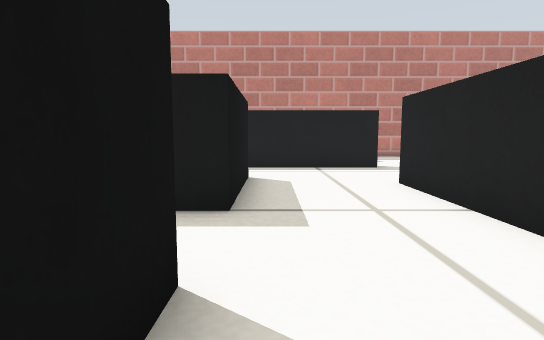
[1] (above)

24 first-person views from a walk through a Gazebo world. The camera is 0.21 m above the floor, tilts 6° down and sees 80° across. The floor is counted in squares, 0.2 m on a side. Each view is taken from the middle of a square. On the plan, view 1 faces up. The plan holds only what a view shows up to about 13 squares ahead; the rest is blank. Simple patterns stand in for the simulator's built-in surfaces.

[2]
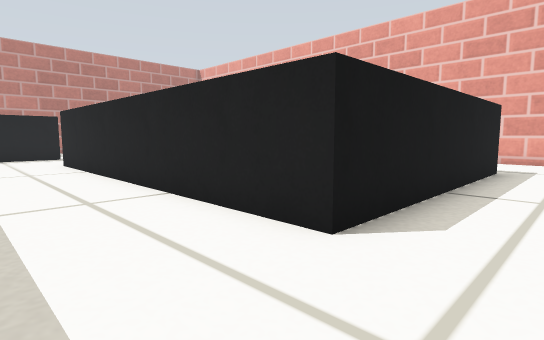

[3]
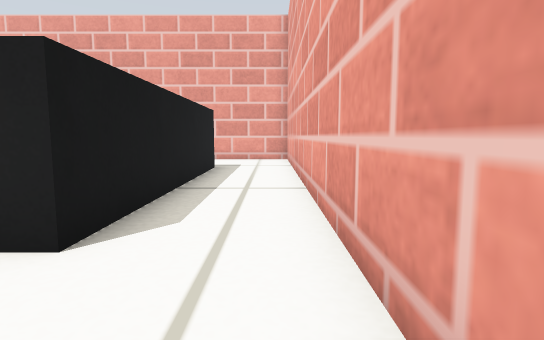

[4]
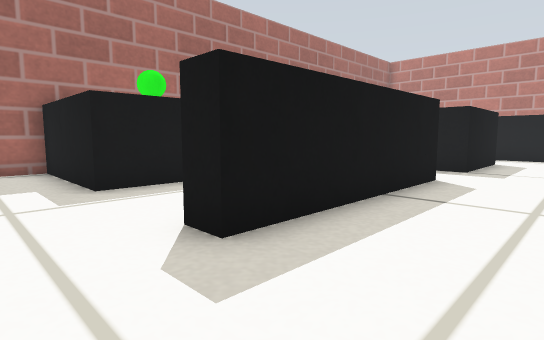

[5]
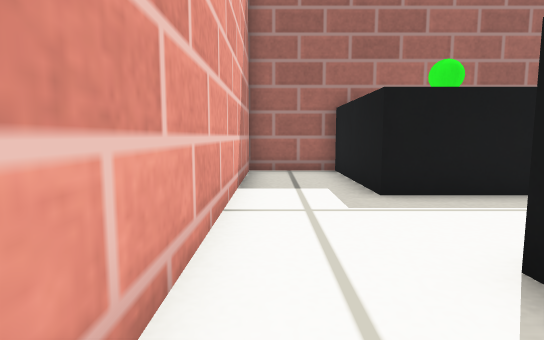

[6]
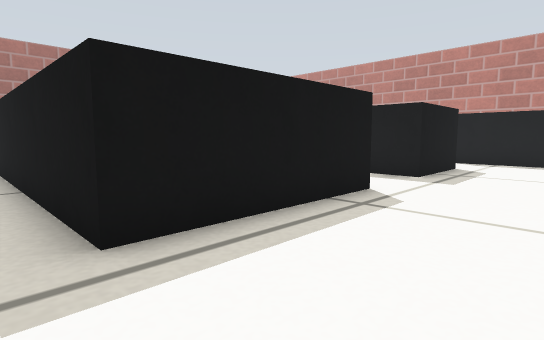

[7]
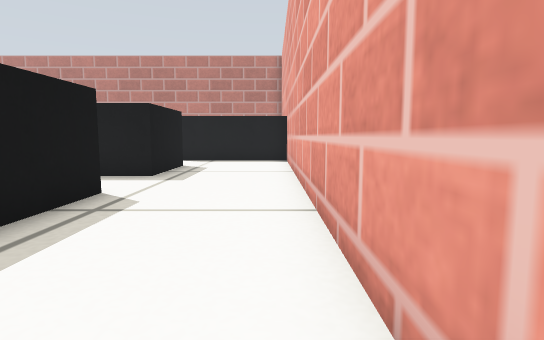

[8]
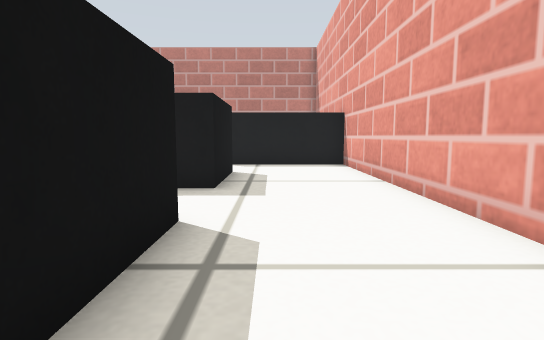

[9]
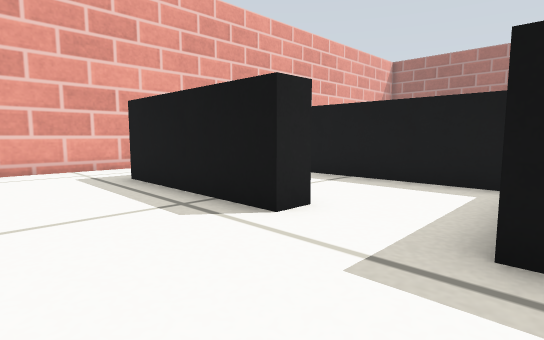

[10]
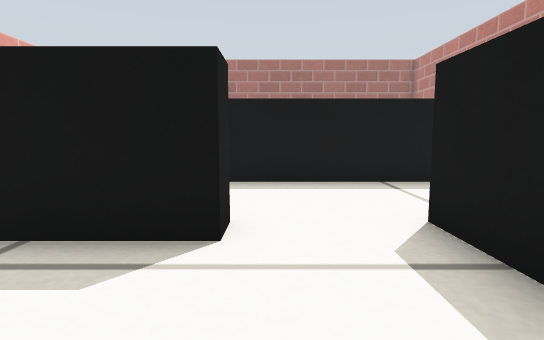

[11]
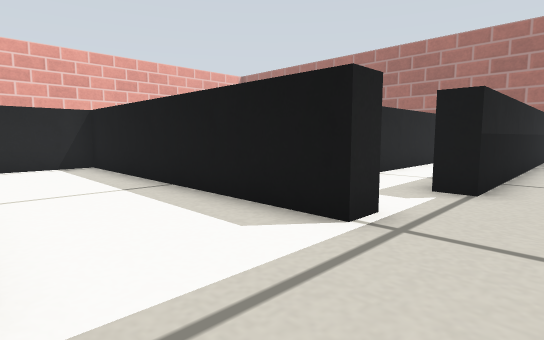

[12]
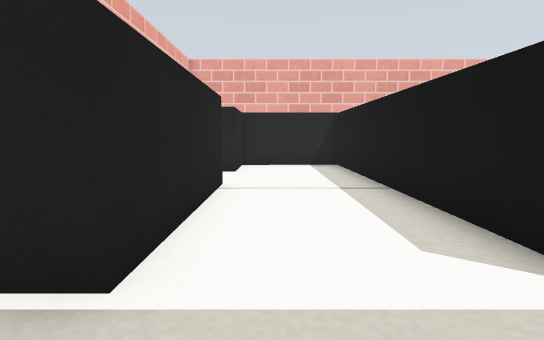

[13]
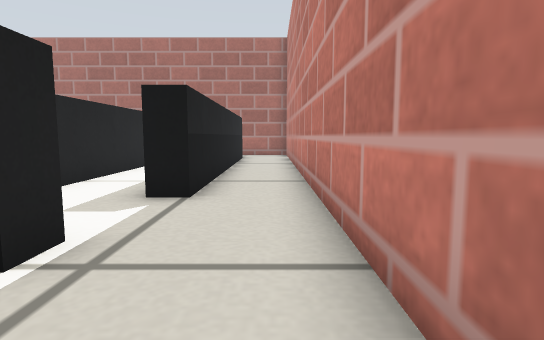

[14]
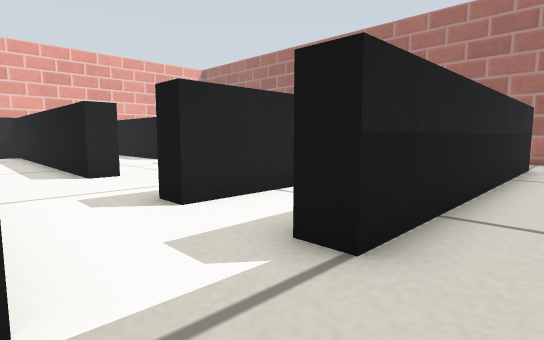

[15]
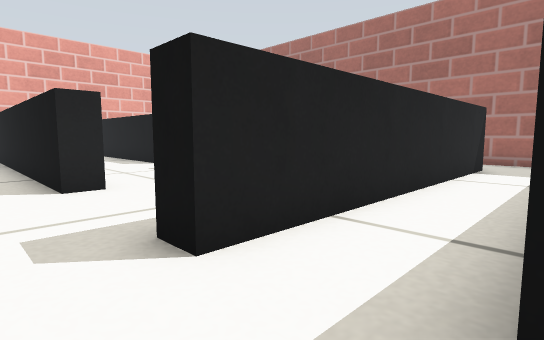

[16]
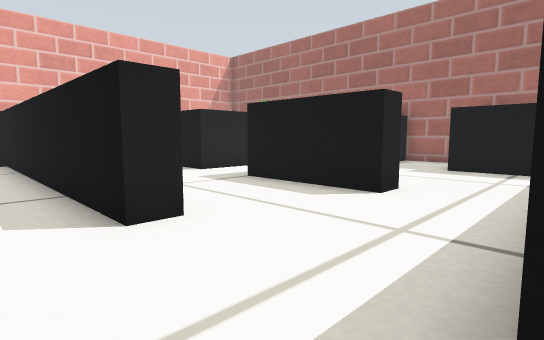

[17]
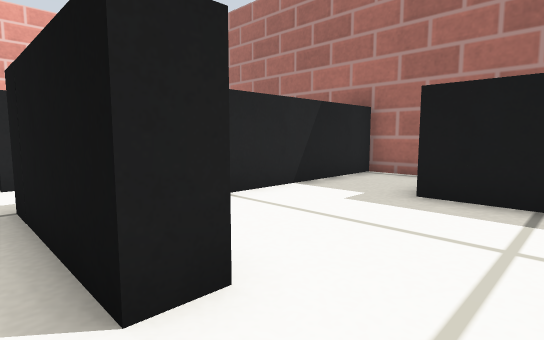

[18]
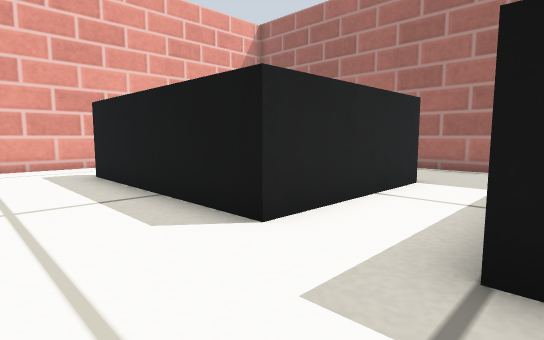

[19]
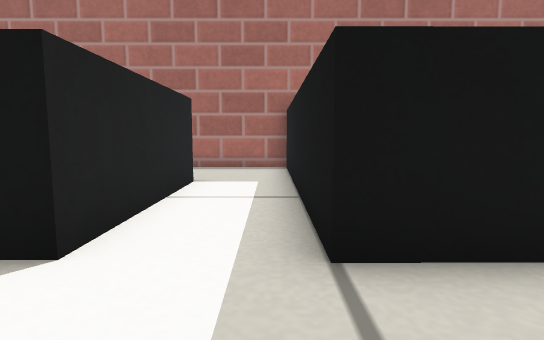

[20]
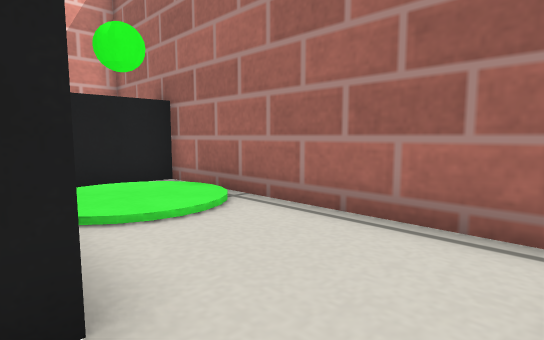

[21]
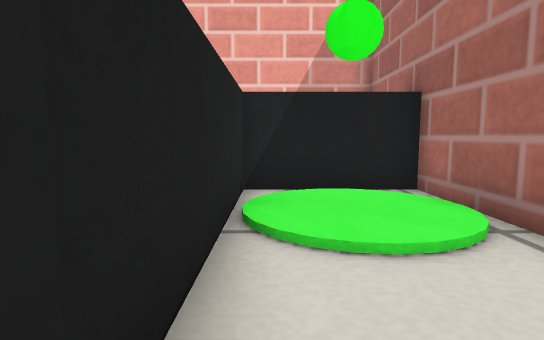

[22]
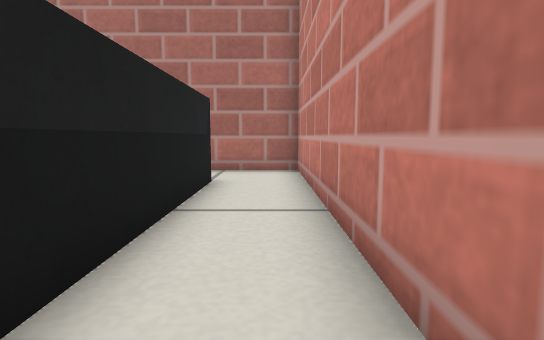

[23]
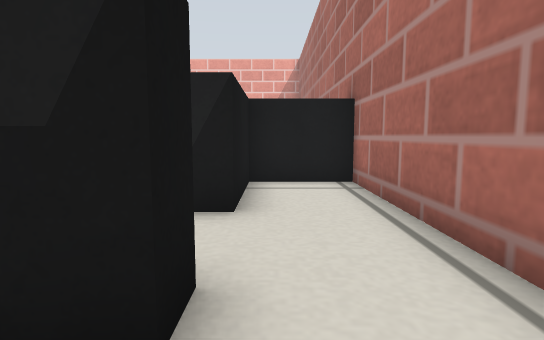

[24]
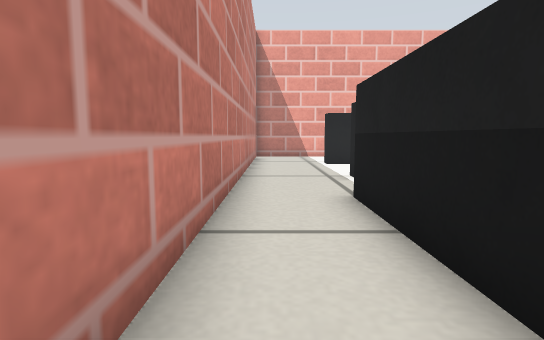

### Floor plan
Points are (right, up) in squares from view 1. A wall is a line through its corners. A room is listed if a view was taken in it or the views show most of it. See-through windows are left out.
Room 1 (views 1, 2, 3, 4, 5, 6, 7, 8, 9, 10, 17, 18, 19, 20, 21)
walls: (-1.4, 8.2) (-0.7, 8.2) (-0.7, 4.5) (-8.9, 4.5) (-8.9, -3.3) (-5.4, -3.3) (-5.4, 2.2) (-0.7, 2.2) (-0.7, -4.1); (-0.4, -6.7) (13.1, -6.7); (10.8, 0.9) (10.8, -4.1) (2.8, -4.1) (2.8, 7.2); (10.1, 6.5) (10.8, 6.5) (10.8, 3.5); (2.5, 10.8) (-0.9, 10.8); (14.6, -4.8) (14.6, 8.9) (10.1, 8.9)
ways out: opening at (10.5, 7.5) to room 2; opening at (3, 9) to room 4; opening at (-1, -5.5) to room 5; opening at (-1, 9.5) to room 7; opening at (10.5, 2.5)
Room 2 (views 11, 12, 13, 14)
walls: (10.1, 8.9) (10.1, 13.9) (10.9, 13.9); (5.8, 13.9) (6.6, 13.9) (6.6, 4.2) (10.1, 4.2) (10.1, 6.5); (10.6, 16.8) (5.6, 16.8)
ways out: opening at (10.5, 7.5) to room 1; opening at (6, 15) to room 3; opening at (10.5, 15.5)
Room 3 (views 15, 22, 23, 24)
walls: (-6.5, 13.7) (-6.5, 14.6) (3.5, 14.6) (3.5, 13.8); (5.6, 16.8) (-8.9, 16.8) (-8.9, 8.6) (-6.5, 8.6) (-6.5, 11.6) (3.5, 11.6)
ways out: opening at (6, 15) to room 2; opening at (4.5, 11) to room 4
Room 4 (view 16)
walls: (2.8, 7.2) (3.5, 7.2) (3.5, -3.4); (3.5, 11.6) (3.5, 10.8) (2.5, 10.8)
ways out: opening at (3, 9) to room 1; opening at (4.5, 11) to room 3
Room 5 (no view inside)
walls: (-4.7, -1.4) (-4.7, -4.1) (-8.9, -4.1) (-8.9, -6.7) (-0.4, -6.7); (-0.7, -4.1) (-1.5, -4.1)
ways out: opening at (-1, -5.5) to room 1
Room 6 (no view inside)
walls: (-8.9, 7) (-8.9, 5.2) (-3.6, 5.2)
ways out: opening at (-3.5, 8) to room 7
Room 7 (no view inside)
walls: (-5.7, 9.9) (-5.7, 7.7)
ways out: opening at (-1, 9.5) to room 1; opening at (-3.5, 8) to room 6

Positions as (right, up) in squares from view 1, and headings:
1: (0, 0), facing up
2: (0, -6), facing up-right
3: (0, -6), facing right
4: (2, -6), facing up-left
5: (1, -6), facing left
6: (14, -5), facing up-left
7: (14, -5), facing up
8: (12, -3), facing up
9: (14, 4), facing down-left
10: (14, 7), facing left
11: (10, 16), facing down-left
12: (9, 16), facing down
13: (9, 16), facing left
14: (6, 16), facing down-left
15: (5, 14), facing down-left
16: (5, 11), facing down-left
17: (0, 10), facing down-left
18: (2, 5), facing down-left
19: (2, 4), facing left
20: (-5, 4), facing down-left
21: (-6, 3), facing down
22: (1, 16), facing left
23: (-7, 16), facing down
24: (-2, 16), facing right
